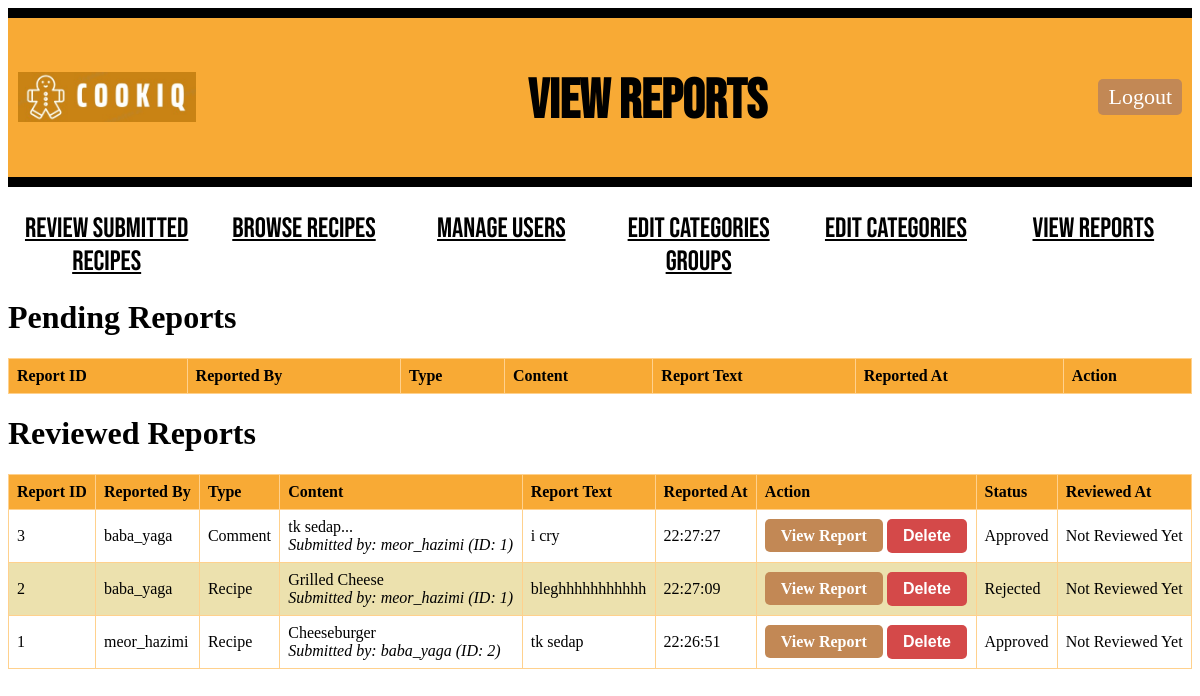
The page /admin/1/view_reports (signed in) on the database as committed earlier.
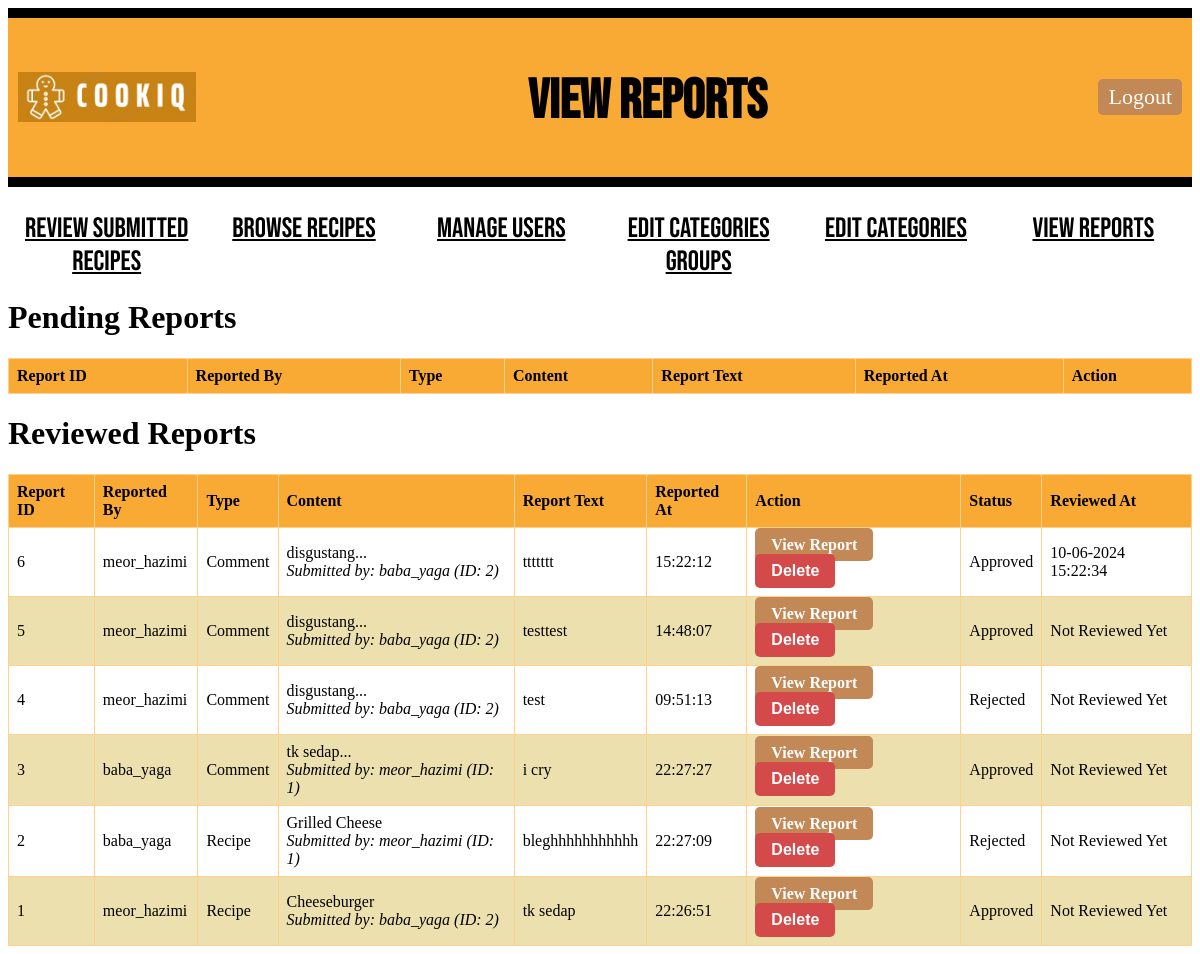
The same page on the database as committed later.
### models.py (models this page shows, shortened)
class Report(db.Model):
    id = db.Column(db.Integer, primary_key=True)
    user_id = db.Column(db.Integer, db.ForeignKey('user.id', name='fk_report_user'), nullable=False)
    recipe_id = db.Column(db.Integer, db.ForeignKey('recipe.id', name="fk_report_recipe"), nullable=True)
    comment_id = db.Column(db.Integer, db.ForeignKey('comment.id', name='fk_report_comment'), nullable=True)
    report_text = db.Column(db.String(500), nullable=False)
    reviewed = db.Column(db.Boolean, default=False)
    approved = db.Column(db.Boolean, default=False)
    notified = db.Column(db.Boolean, default=False)
    timestamp = db.Column(db.DateTime(timezone=True), default=lambda: datetime.now(timezone('Asia/Kuala_Lumpur')))
    reviewed_at = db.Column(db.DateTime(timezone=True), default=lambda: datetime.now(timezone('Asia/Kuala_Lumpur')), nullable=True)
    user = db.relationship('User', back_populates='reports', overlaps="reports,user_reports")
    recipe = db.relationship('Recipe', back_populates='reports', overlaps="reports,recipe_reports")
    comment = db.relationship('Comment', back_populates='reports', overlaps="reports,comment_reports")

class User(db.Model):
    id = db.Column(db.Integer, primary_key=True)
    name = db.Column(db.String(100), nullable=False)
    email = db.Column(db.String(80), unique=True, nullable=False)
    username = db.Column(db.String(100), unique=True, nullable=False)
    age = db.Column(db.Integer)
    password = db.Column(db.String(100), nullable=False)
    created_at = db.Column(db.DateTime(timezone=True), default=lambda: datetime.now(timezone('Asia/Kuala_Lumpur')))
    number_of_warnings = db.Column(db.Integer, default=0)
    recipes = db.relationship('Recipe', backref='author', cascade="all, delete-orphan", lazy=True)
    comments = db.relationship('Comment', backref='commenter', cascade="all, delete-orphan", lazy=True)
    favourite_recipes = db.relationship('FavouriteRecipe', backref='user_fav', cascade="all, delete-orphan", lazy=True)
    notifications = db.relationship('Notification', back_populates='user', cascade="all, delete-orphan", lazy=True, overlaps="user_notifications")
    reports = db.relationship('Report', back_populates='user', cascade="all, delete-orphan", lazy=True, overlaps="user_reports")

class Comment(db.Model):
    id = db.Column(db.Integer, primary_key=True)
    comment = db.Column(db.Text, nullable=False)
    rating = db.Column(db.Integer, nullable=False)
    image_url = db.Column(db.String(255))
    submitted_by = db.Column(db.String(100), nullable=False)
    commented_at = db.Column(db.DateTime(timezone=True), default=lambda: datetime.now(timezone('Asia/Kuala_Lumpur')))
    recipe_id = db.Column(db.Integer, db.ForeignKey('recipe.id', name='fk_comment_recipe'), nullable=False)
    user_id = db.Column(db.Integer, db.ForeignKey('user.id', name='fk_comment_user'), nullable=False)
    reports = db.relationship('Report', back_populates='comment', cascade="all, delete-orphan")

class Recipe(db.Model):
    id = db.Column(db.Integer, primary_key=True)
    recipe_name = db.Column(db.String(100), nullable=False)
    description = db.Column(db.Text, nullable=False)
    ingredients = db.Column(db.Text, nullable=False)
    steps = db.Column(db.Text, nullable=False)
    difficulty = db.Column(db.Integer, nullable=False)
    time_required = db.Column(db.Integer, nullable=False)
    serving_size = db.Column(db.Integer, nullable=False)
    submitted_at = db.Column(db.DateTime(timezone=True), default=lambda: datetime.now(timezone('Asia/Kuala_Lumpur')))
    approved = db.Column(db.Boolean, default=False)
    user_id = db.Column(db.Integer, db.ForeignKey('user.id', name='fk_recipe_user'), nullable=False)
    image_path = db.Column(db.String(255))  # Path to the image file
    submitted_by = db.Column(db.String(100), nullable=False)
    comments = db.relationship('Comment', backref='recipe', cascade="all, delete-orphan", lazy=True)
    reports = db.relationship('Report', back_populates='recipe', cascade="all, delete-orphan")
    categories = db.relationship('Category', secondary=recipe_category_association, backref=db.backref('recipes', lazy='dynamic'))

### main.py (the view)
@app.route('/admin/<int:admin_id>/view_reports', methods=['GET'])
def view_reports(admin_id):
    if "admin_id" not in session:
        return redirect(url_for("adminlogin"))
    admin = Admin.query.get_or_404(admin_id)
    pending_reports = Report.query.filter_by(reviewed=False).order_by(Report.timestamp.desc()).all()
    reviewed_reports = Report.query.filter_by(reviewed=True).order_by(Report.timestamp.desc()).all()
    return render_template('view_reports.html', admin=admin, pending_reports=pending_reports, reviewed_reports=reviewed_reports, Comment=Comment, Recipe=Recipe)

### templates/view_reports.html (shortened to what the changed rows need)
<!DOCTYPE html>
<html lang="en">
<head>
    <link rel="stylesheet" href="{{ url_for('static', filename='style.css') }}">
</head>
<body>
    <div class="header">
        <h1 class="title">View Reports</h1>
    </div>
    {% include '_flashes.html' %}
    <div class="reports">
        <h1>Pending Reports</h1>
        <table class="report-table">
            <thead>
                <tr>
                    <th>Report ID</th>
                    <th>Reported By</th>
                    <th>Type</th>
                    <th>Content</th>
                    <th>Report Text</th>
                    <th>Reported At</th>
                    <th>Action</th>
                </tr>
            </thead>
        </table>
        <h1>Reviewed Reports</h1>
        <table class="report-table">
            <thead>
                <tr>
                    <th>Report ID</th>
                    <th>Reported By</th>
                    <th>Type</th>
                    <th>Content</th>
                    <th>Report Text</th>
                    <th>Reported At</th>
                    <th>Action</th>
                    <th>Status</th>
                    <th>Reviewed At</th>
                </tr>
            </thead>
            <tbody>
                {% for report in reviewed_reports %}
                <tr>
                    <td>{{ report.id }}</td>
                    <td>{{ report.user.username }}</td>
                    <td>
                        {% if report.recipe_id and report.comment_id %}
                            Comment
                        {% elif report.recipe_id %}
                            Recipe
                        {% endif %}
                    </td>
                    <td>
                        {% if report.comment_id %}
                            {% set comment = Comment.query.get(report.comment_id) %}
                            {{ comment.comment[:50] }}...<br>
                            <em>Submitted by: {{ comment.submitted_by }}</em>
                        {% elif report.recipe_id %}
                            {% set recipe = Recipe.query.get(report.recipe_id) %}
                            {{ recipe.recipe_name }}<br>
                            <em>Submitted by: {{ recipe.submitted_by }}</em>
                        {% endif %}
                    </td>
                    <td>{{ report.report_text }}</td>
                    <td>{{ report.timestamp.strftime('%H:%M:%S') }}</td>
                    <td>
                        <a href="{{ url_for('admin_recipe', admin_id=admin.id, recipe_id=report.recipe_id, source='view_reports') }}" class="view-report-button">View Report</a>
                        <form action="{{ url_for('delete_report', admin_id=admin.id, report_id=report.id) }}" method="POST" style="display: inline;">
                            <button type="submit" class="delete-report-button" onclick="return confirm('Are you sure you want to delete this report?')">Delete</button>
                        </form>
                    </td>
                    <td>{{ 'Approved' if report.approved else 'Rejected' }}</td>
                    <td>{{ report.reviewed_at.strftime('%d-%m-%Y %H:%M:%S') if report.reviewed_at else 'Not Reviewed Yet' }}</td>
                </tr>
                {% endfor %}
            </tbody>
        </table>
    </div>
</body>
</html>

Rows that differ between the two databases and show on the page:
added Report: id "6", user.username "meor_hazimi", shows "Comment", report_text "ttttttt", timestamp "15:22:12", approved "Approved", reviewed_at "10-06-2024 15:22:34"
now on this page (row unchanged): Comment: comment "disgustang", submitted_by "baba_yaga (ID: 2)"
added Report: id "5", user.username "meor_hazimi", shows "Comment", report_text "testtest", timestamp "14:48:07", approved "Approved", reviewed_at "Not Reviewed Yet"
added Report: id "4", user.username "meor_hazimi", shows "Comment", report_text "test", timestamp "09:51:13", approved "Rejected", reviewed_at "Not Reviewed Yet"
